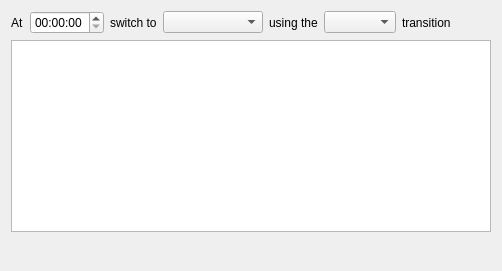
     <widget class="QWidget" name="timeTab">
      <attribute name="title">
       <string notr="true">Time</string>
      </attribute>
      <layout class="QVBoxLayout" name="verticalLayout_10">
       <item>
        <layout class="QHBoxLayout" name="horizontalLayout_42">
         <item>
          <widget class="QLabel" name="label_55">
           <property name="text">
            <string>At</string>
           </property>
          </widget>
         </item>
         <item>
          <widget class="QTimeEdit" name="timeEdit">
           <property name="displayFormat">
            <string>HH:mm:ss</string>
           </property>
          </widget>
         </item>
         <item>
          <widget class="QLabel" name="label_59">
           <property name="text">
            <string>switch to</string>
           </property>
          </widget>
         </item>
         <item>
          <widget class="QComboBox" name="timeScenes">
           <property name="minimumSize">
            <size>
             <width>100</width>
             <height>0</height>
            </size>
           </property>
          </widget>
         </item>
         <item>
          <widget class="QLabel" name="label_60">
           <property name="text">
            <string>using the</string>
           </property>
          </widget>
         </item>
         <item>
          <widget class="QComboBox" name="timeTransitions"/>
         </item>
         <item>
          <widget class="QLabel" name="label_61">
           <property name="text">
            <string>transition</string>
           </property>
          </widget>
         </item>
         <item>
          <spacer name="horizontalSpacer_40">
           <property name="orientation">
            <enum>Qt::Horizontal</enum>
           </property>
           <property name="sizeHint" stdset="0">
            <size>
             <width>40</width>
             <height>20</height>
            </size>
           </property>
          </spacer>
         </item>
        </layout>
       </item>
       <item>
        <widget class="QListWidget" name="timeSwitches">
         <property name="enabled">
          <bool>true</bool>
         </property>
         <property name="sortingEnabled">
          <bool>true</bool>
         </property>
        </widget>
       </item>
       <item>
        <layout class="QHBoxLayout" name="horizontalLayout_99">
         <item>
          <widget class="QPushButton" name="timeAdd">
           <property name="maximumSize">
            <size>
             <width>22</width>
             <height>22</height>
            </size>
           </property>
           <property name="flat">
            <bool>true</bool>
           </property>
           <property name="themeID" stdset="0">
            <string notr="true">addIconSmall</string>
           </property>
          </widget>
         </item>
         <item>
          <widget class="QPushButton" name="timeRemove">
           <property name="maximumSize">
            <size>
             <width>22</width>
             <height>22</height>
            </size>
           </property>
           <property name="flat">
            <bool>true</bool>
           </property>
           <property name="themeID" stdset="0">
            <string notr="true">removeIconSmall</string>
           </property>
          </widget>
         </item>
         <item>
          <spacer name="horizontalSpacer_39">
           <property name="orientation">
            <enum>Qt::Horizontal</enum>
           </property>
           <property name="sizeHint" stdset="0">
            <size>
             <width>40</width>
             <height>20</height>
            </size>
           </property>
          </spacer>
         </item>
        </layout>
       </item>
      </layout>
     </widget>
